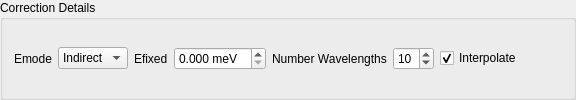
    <widget class="QGroupBox" name="corrDetails">
     <property name="minimumSize">
      <size>
       <width>0</width>
       <height>93</height>
      </size>
     </property>
     <property name="toolTip">
      <string>Correction computation details. By default will be set automatically from the instrument parameters of the input workspace. Modify to override.</string>
     </property>
     <property name="title">
      <string>Correction Details </string>
     </property>
     <layout class="QVBoxLayout" name="verticalLayout">
      <item>
       <layout class="QHBoxLayout" name="horizontalLayout_4">
        <item>
         <widget class="QLabel" name="labelEmode">
          <property name="text">
           <string>Emode</string>
          </property>
         </widget>
        </item>
        <item>
         <widget class="QComboBox" name="cbEmode">
          <property name="toolTip">
           <string>Choose the energy transfer mode. </string>
          </property>
          <item>
           <property name="text">
            <string>Indirect</string>
           </property>
          </item>
          <item>
           <property name="text">
            <string>Direct</string>
           </property>
          </item>
          <item>
           <property name="text">
            <string>Elastic</string>
           </property>
          </item>
          <item>
           <property name="text">
            <string>Efixed</string>
           </property>
          </item>
         </widget>
        </item>
        <item>
         <widget class="QLabel" name="label">
          <property name="text">
           <string>Efixed</string>
          </property>
         </widget>
        </item>
        <item>
         <widget class="QDoubleSpinBox" name="doubleEfixed">
          <property name="enabled">
           <bool>true</bool>
          </property>
          <property name="toolTip">
           <string>Efixed value in mev. </string>
          </property>
          <property name="suffix">
           <string> meV</string>
          </property>
          <property name="decimals">
           <number>3</number>
          </property>
         </widget>
        </item>
        <item>
         <widget class="QLabel" name="lbNwave">
          <property name="text">
           <string>Number Wavelengths</string>
          </property>
         </widget>
        </item>
        <item>
         <widget class="QSpinBox" name="spNwave">
          <property name="toolTip">
           <string>Number of wavelength points to calculate the corrections for.</string>
          </property>
          <property name="minimum">
           <number>1</number>
          </property>
          <property name="value">
           <number>10</number>
          </property>
         </widget>
        </item>
        <item>
         <widget class="QCheckBox" name="cbInterpolate">
          <property name="toolTip">
           <string>Interpolate the corrections as a function of wavelength.</string>
          </property>
          <property name="text">
           <string>Interpolate</string>
          </property>
          <property name="checked">
           <bool>true</bool>
          </property>
         </widget>
        </item>
        <item>
         <spacer name="horizontalSpacer_2">
          <property name="orientation">
           <enum>Qt::Horizontal</enum>
          </property>
          <property name="sizeHint" stdset="0">
           <size>
            <width>40</width>
            <height>20</height>
           </size>
          </property>
         </spacer>
        </item>
       </layout>
      </item>
     </layout>
    </widget>
